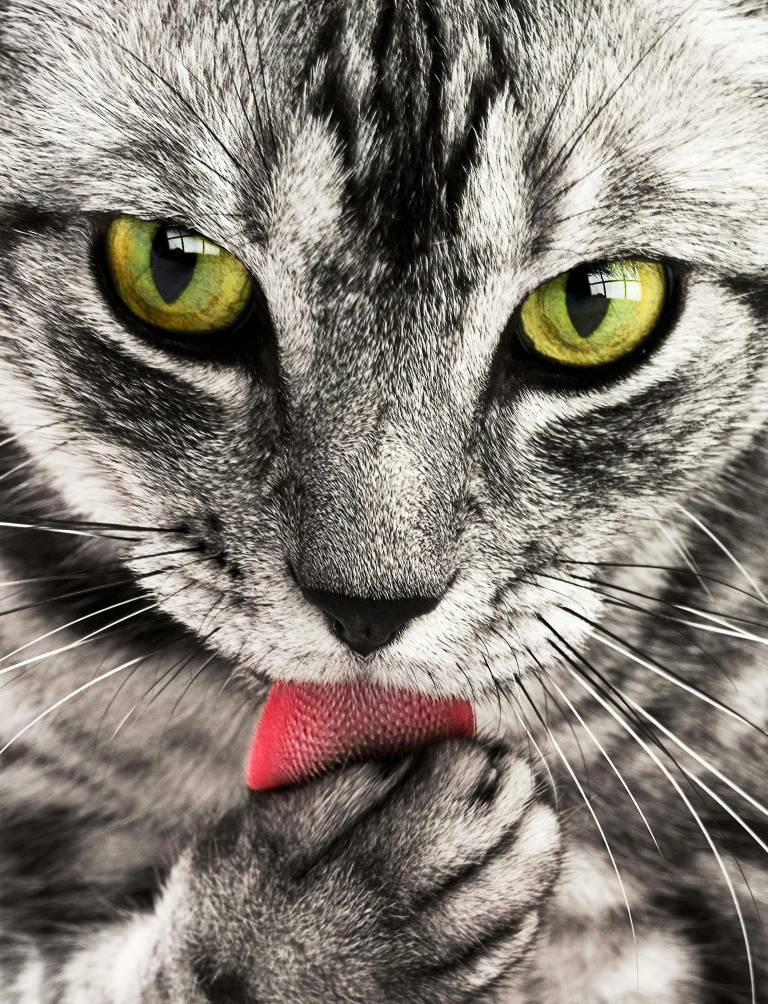
#> input picture Opencv/image/cat2.jpg, 2303 x 3012 px, found by its file name (shown at 1/3 size)
$ python ReadAndWritePixelRegion.py
#> lines starting #> are read from the running program, lines starting #| are printed output that depends on the picture
import cv2 as cv
import os
import matplotlib.pyplot as plt

def ShowIMG():
    root = os.getcwd()
    imgPath = os.path.join(root, 'Opencv/image/cat2.jpg')
    img = cv.imread(imgPath)
    # BGR -> RGB
    imgRGB = cv.cvtColor(img, cv.COLOR_BGR2RGB)
    # Empty canvas
    plt.figure()
    plt.imshow(imgRGB) # plotting it on canvas
    plt.show()


def ReadAndWritePixelRegion():
    root = os.getcwd()
    imgPath = os.path.join(root, 'Opencv/image/cat2.jpg')
    img = cv.imread(imgPath)
#> img is the input picture: shape (3012, 2303, 3); mean B, G, R 118.6, 127.2, 133.5
    imgRGB = cv.cvtColor(img, cv.COLOR_BGR2RGB)
#                     row (height) columns(width)
    eyeRegion = imgRGB[500 : 1000, 5 : 1000 ]
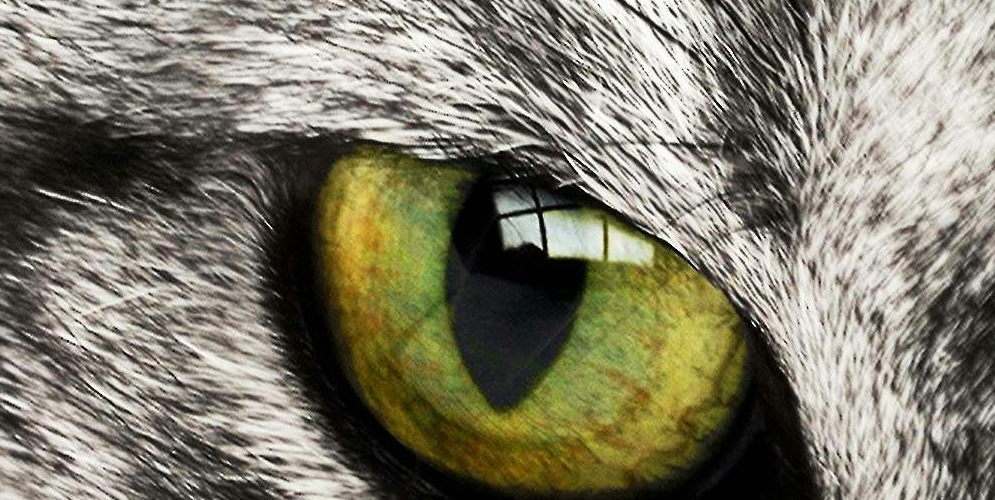
#> eyeRegion: shape (500, 995, 3); mean R, G, B 127.9, 124.2, 106.6

    dx = 1000 - 500
    dy = 1000 - 5

    startX = 700
    startY = 893

    imgRGB[startX : startX+dx , startY : startY+dy] = eyeRegion
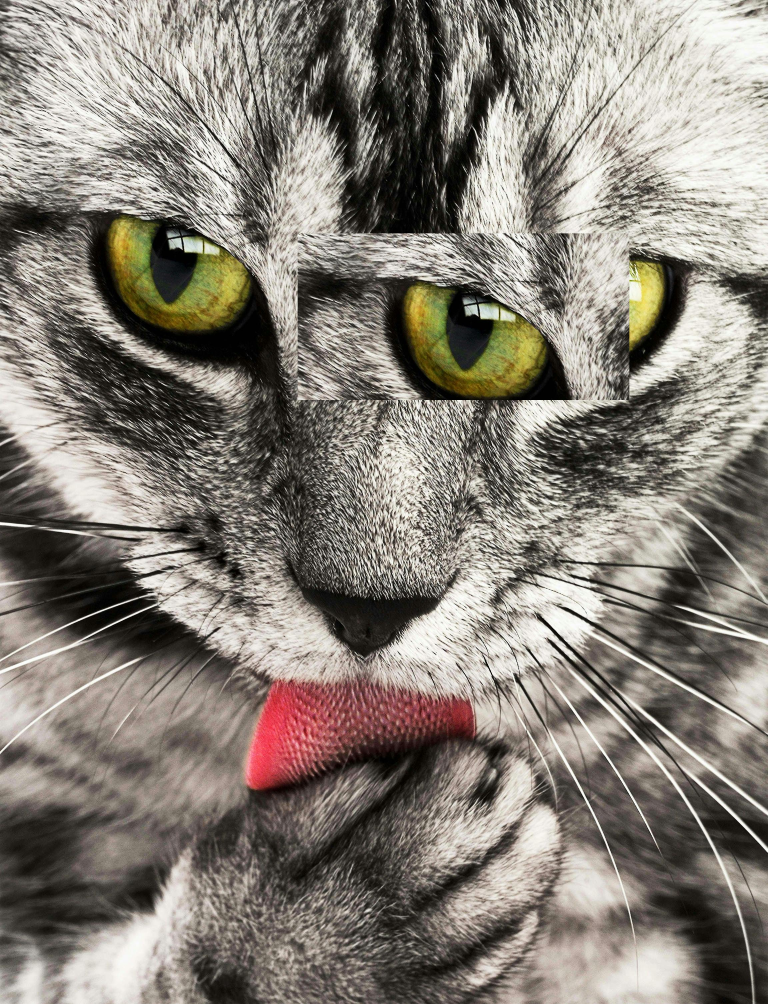
#> imgRGB: shape (3012, 2303, 3) (shown at 1/3 size); mean R, G, B 134.3, 127.9, 119.1


    plt.figure()
    plt.imshow(imgRGB)
    plt.show()

if __name__ == '__main__':
    # ShowIMG()
    ReadAndWritePixelRegion()

$ run again, with Opencv/image/kitty.jpg copied over Opencv/image/cat2.jpg
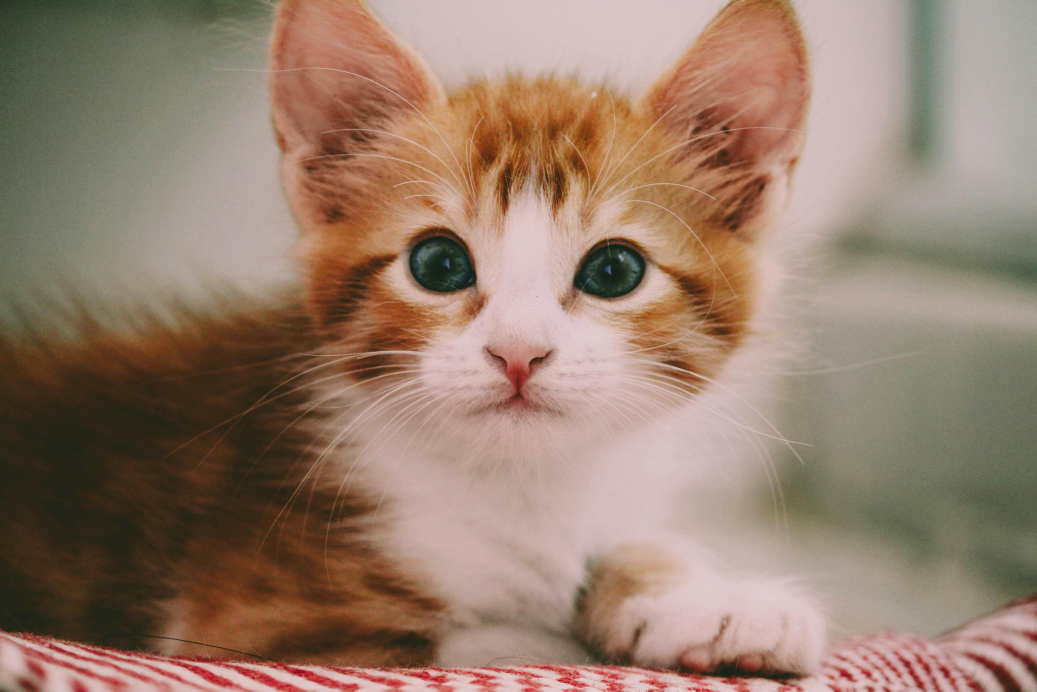
#> input picture Opencv/image/kitty.jpg, 5184 x 3456 px, found by its file name (shown at 1/5 size)
#> in ReadAndWritePixelRegion, img is the input picture: shape (3456, 5184, 3); mean B, G, R 108.6, 125.4, 150.4
#> in ReadAndWritePixelRegion, `eyeRegion = imgRGB[500 : 1000, 5 : 1000 ]`:
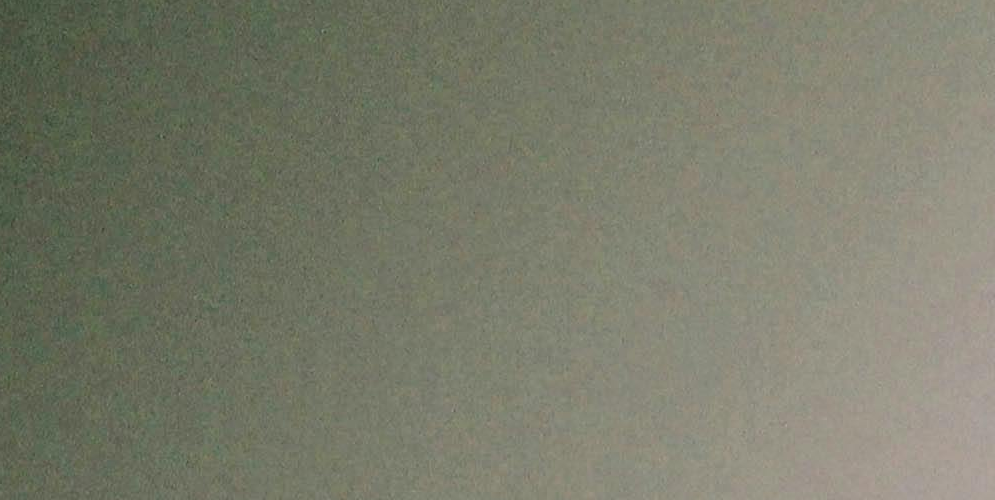
#> eyeRegion: shape (500, 995, 3); mean R, G, B 121.7, 123.6, 106.8
#> in ReadAndWritePixelRegion, `imgRGB[startX : startX+dx , startY : startY+dy] = eyeRegion`:
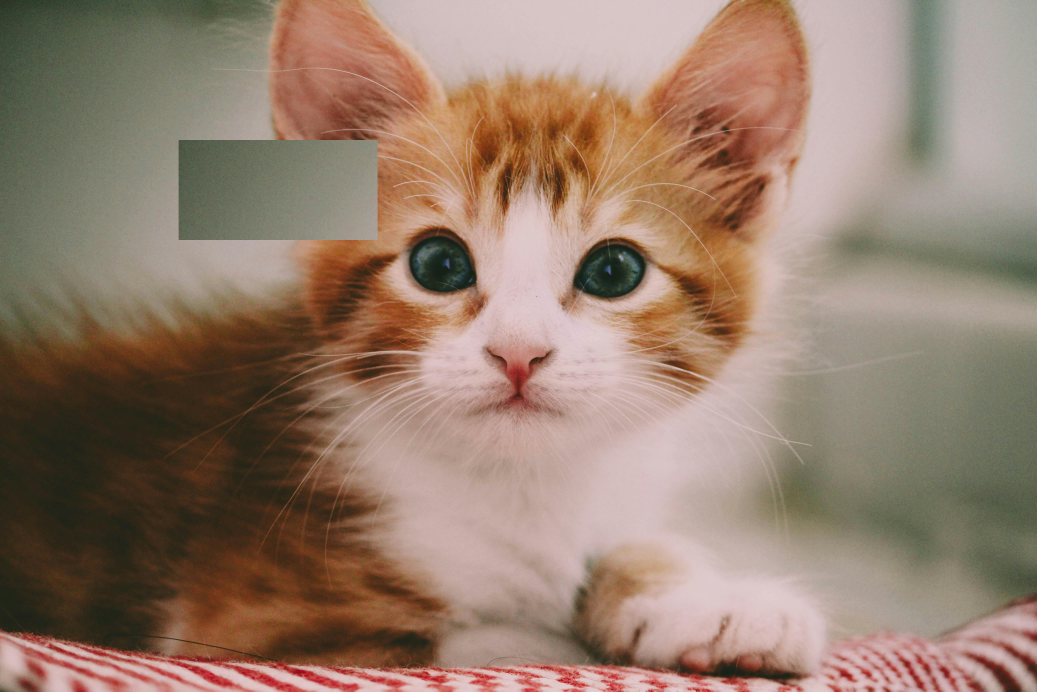
#> imgRGB: shape (3456, 5184, 3) (shown at 1/5 size); mean R, G, B 149.2, 125.1, 108.3
